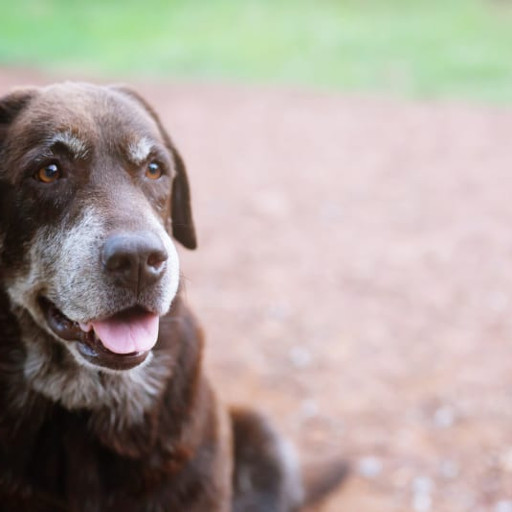
#> input picture chapter03/image-dog.jpg, 512 x 512 px, found by its file name
$ python bai1.py
#> lines starting #> are read from the running program, lines starting #| are printed output that depends on the picture
import cv2
import numpy as np

img1 = cv2.imread("C:/Users/dungv/Projects/Hand_On_Ml_Project_withOpenCV/chapter03/image-dog.jpg",1)
#> img1 is the input picture: shape (512, 512, 3); mean B, G, R 157.5, 164.1, 174.1
img2 = cv2.imread("C:/Users/dungv/Projects/Hand_On_Ml_Project_withOpenCV/chapter03/image-cat.jpg",1)
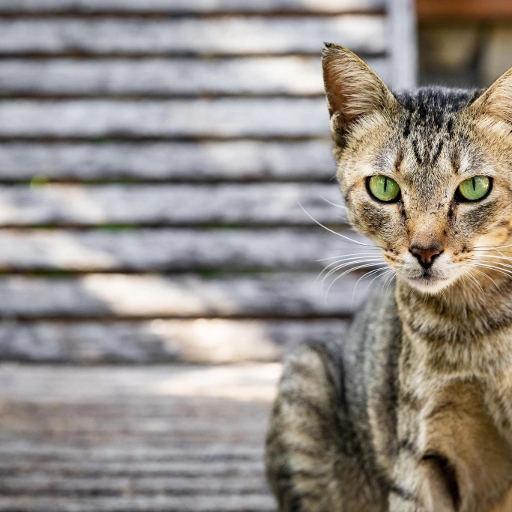
#> input picture chapter03/image-cat.jpg, 512 x 512 px, found by its file name
#> img2 is the input picture: shape (512, 512, 3); mean B, G, R 134.6, 140.9, 147.7

height1,width1,_ = img1.shape
#> height1 = 512; width1 = 512
height2,width2,_ = img2.shape
#> height2 = 512; width2 = 512

blurr1 = cv2.GaussianBlur(img1[:,200:],(15,15),0)
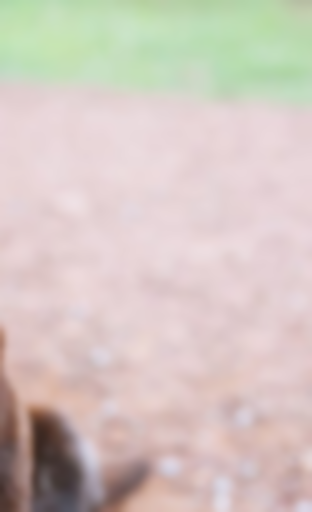
#> blurr1: shape (512, 312, 3); mean B, G, R 193, 199.1, 211.6
blurr2 = cv2.GaussianBlur(img2[:,:150],(45,45),0)
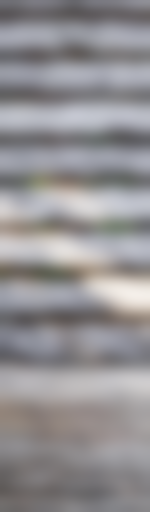
#> blurr2: shape (512, 150, 3); mean B, G, R 147.3, 144.8, 146.9

kq1 = np.copy(img1)
kq2 = np.copy(img2)

kq1[:,200:] = blurr1
kq2[:,:150] = blurr2
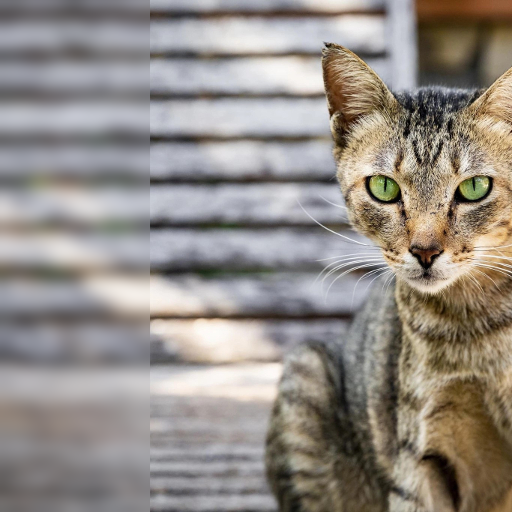
#> kq2: shape (512, 512, 3); mean B, G, R 134.6, 140.9, 147.7


kq = 1.3*kq1 + 0.15*kq2 + -75
kq = np.clip(kq,10,255).astype('uint8')
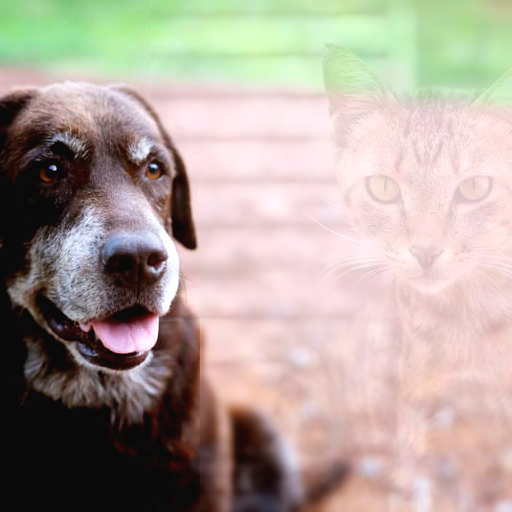
#> kq: shape (512, 512, 3); mean B, G, R 154.2, 163.1, 175.4
kq3 = 0.2*kq1 + 0.7*kq2 + -10
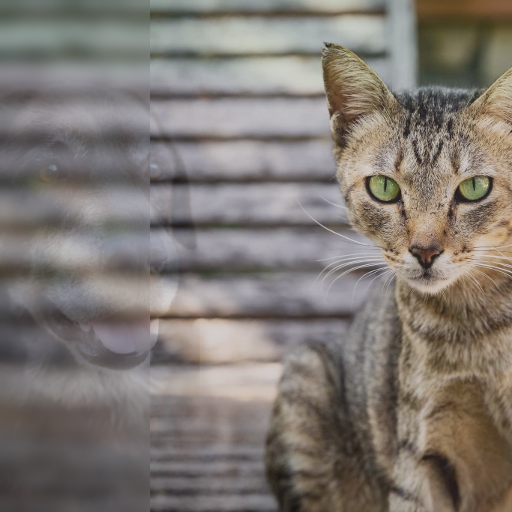
#> kq3: shape (512, 512, 3) float64; mean B, G, R 115.7, 121.4, 128.2
kq3 = np.clip(kq3,0,255).astype('uint8')
result = cv2.addWeighted(kq,0.5,kq3,0.55,-40)
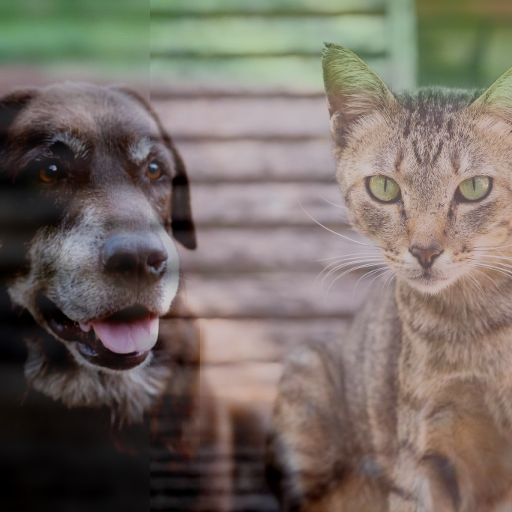
#> result: shape (512, 512, 3); mean B, G, R 100.5, 108.1, 118
#cv2.imshow("kq",kq)
#cv2.imshow("kq3",kq3)
cv2.imshow("result",result)
cv2.waitKey()
cv2.destroyAllWindows()
